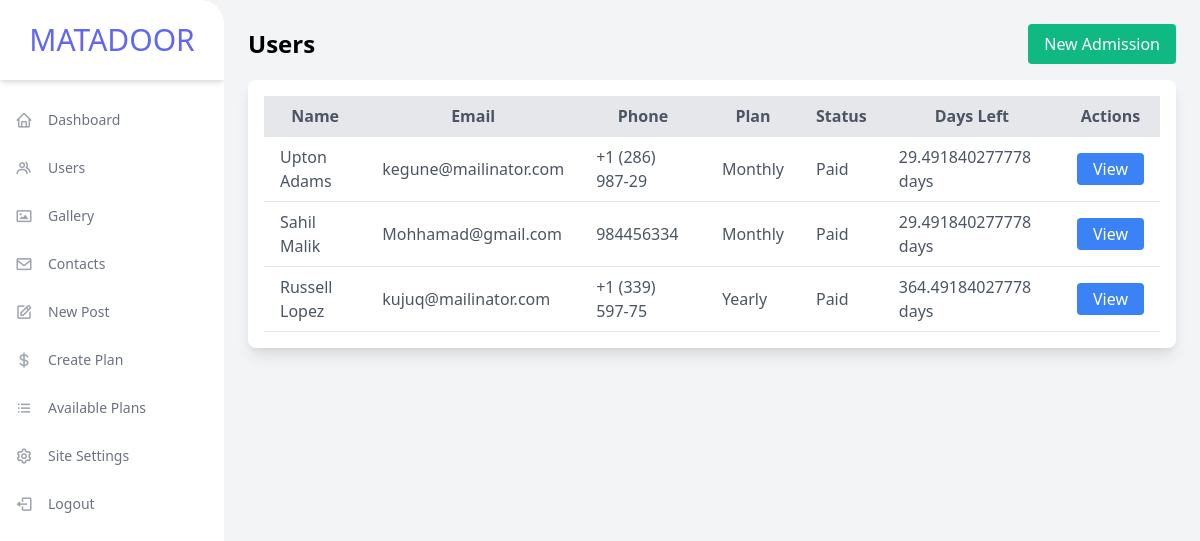
/admin/users.php, run on the app's committed database.
### tables this page shows
CREATE TABLE `gym_registrations` (
  `id` int(11) NOT NULL,
  `full_name` varchar(255) NOT NULL,
  `dob` date NOT NULL,
  `gender` enum('male','female','other') NOT NULL,
  `contact_number` varchar(15) NOT NULL,
  `email` varchar(255) NOT NULL,
  `address` text NOT NULL,
  `emergency_name` varchar(255) NOT NULL,
  `emergency_phone` varchar(15) NOT NULL,
  `emergency_relationship` varchar(255) NOT NULL,
  `fitness_level` enum('beginner','intermediate','advanced') NOT NULL,
  `health_conditions` text DEFAULT NULL,
  `fitness_goals` text DEFAULT NULL,
  `membership_type` enum('monthly','yearly','family') NOT NULL,
  `training_sessions` enum('personal','group') NOT NULL,
  `referral_source` varchar(255) NOT NULL,
  `created_at` timestamp NOT NULL DEFAULT current_timestamp(),
  `plan` enum('monthly','6 months','yearly') NOT NULL,
  `status` enum('Paid','Unpaid') DEFAULT 'Unpaid',
  `start_date` date DEFAULT NULL,
  `end_date` date DEFAULT NULL,
  `days_left` int(11) DEFAULT 0,
  `duration` varchar(255) DEFAULT NULL
);

CREATE TABLE `plans` (
  `id` int(11) NOT NULL,
  `name` varchar(255) NOT NULL,
  `price` decimal(10,2) NOT NULL,
  `type` enum('Monthly','Weekly','Yearly') NOT NULL,
  `created_at` timestamp NOT NULL DEFAULT current_timestamp()
);

### admin/users.php (the view, shortened to what this page needs)
<!DOCTYPE html>
<html lang="en">
<head>
    <link href="https://cdn.jsdelivr.net/npm/tailwindcss@2.2.19/dist/tailwind.min.css" rel="stylesheet">
    <link rel="stylesheet" href="https://cdnjs.cloudflare.com/ajax/libs/font-awesome/6.5.2/css/all.min.css">
</head>
<body class="bg-gray-100 flex">
<?php include('includes/sidebar.php'); ?>
<div class="flex-1 p-6">
    <div class="mb-4 flex justify-between items-center">
        <h1 class="text-2xl font-semibold">Users</h1>
        <a href="add_user.php" class="bg-green-500 text-white px-4 py-2 rounded">New Admission</a>
    </div>
    <div class="bg-white p-4 rounded-lg shadow-lg">
        <table class="min-w-full bg-white">
            <thead class="bg-gray-200 text-gray-600">
                <tr>
                    <th class="py-2 px-4 border-b">Name</th>
                    <th class="py-2 px-4 border-b">Email</th>
                    <th class="py-2 px-4 border-b">Phone</th>
                    <th class="py-2 px-4 border-b">Plan</th>
                    <th class="py-2 px-4 border-b">Status</th>
                    <th class="py-2 px-4 border-b">Days Left</th>
                    <th class="py-2 px-4 border-b">Actions</th>
                </tr>
            </thead>
            <tbody class="text-gray-600">
                <?php
                include 'includes/db_connect.php';
                $query = "SELECT gym_registrations.id, gym_registrations.full_name, gym_registrations.email, gym_registrations.contact_number, gym_registrations.plan, gym_registrations.status, gym_registrations.start_date, gym_registrations.end_date, plans.name AS plan_name
                          FROM gym_registrations
                          LEFT JOIN plans ON gym_registrations.plan = plans.name";
                $result = mysqli_query($conn, $query);
                while ($row = mysqli_fetch_assoc($result)) {
                    $daysLeft = 'N/A';
                    if ($row['status'] == 'Paid') {
                        if ($row['end_date']) {
                            $daysLeft = max(0, (strtotime($row['end_date']) - time()) / (60 * 60 * 24));
                        }
                    }
                    echo "<tr>
                            <td class='py-2 px-4 border-b'>{$row['full_name']}</td>
                            <td class='py-2 px-4 border-b'>{$row['email']}</td>
                            <td class='py-2 px-4 border-b'>{$row['contact_number']}</td>
                            <td class='py-2 px-4 border-b'>{$row['plan_name']}</td>
                            <td class='py-2 px-4 border-b'>{$row['status']}</td>
                            <td class='py-2 px-4 border-b'>" . ($daysLeft !== 'N/A' ? $daysLeft . " days" : $daysLeft) . "</td>
                            <td class='py-2 px-4 border-b'>
                                <button class='bg-blue-500 text-white px-4 py-1 rounded view-btn' data-id='{$row['id']}'>View</button>
                            </td>
                        </tr>";
                }
                ?>
            </tbody>
        </table>
    </div>
</div>
</body>
</html>

### data on the page
gym_registrations: full_name "Upton Adams", email "kegune@mailinator.com", contact_number "+1 (286) 987-29", plans.name "Monthly", status "Paid", end_date "29.491840277778"
gym_registrations: full_name "Sahil Malik", email "Mohhamad@gmail.com", contact_number "984456334", plans.name "Monthly", status "Paid", end_date "29.491840277778"
gym_registrations: full_name "Russell Lopez", email "kujuq@mailinator.com", contact_number "+1 (339) 597-75", plans.name "Yearly", status "Paid", end_date "364.49184027778"
